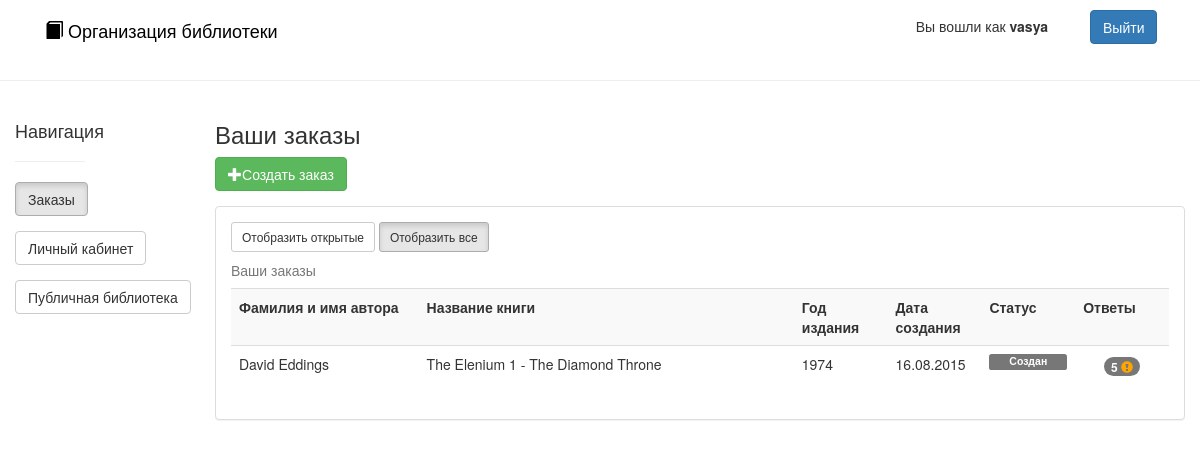
The page /orders (signed in) on the database its author committed.
### app/models/User.py (models this page shows, shortened)
class User(db.Model, UserMixin):
    login = db.Column('login', db.String(30), primary_key=True, nullable=False)
    password = db.Column('password', db.String(30), nullable=False)
    email = db.Column('email', db.String(100), nullable=False)
    is_admin = db.Column('is_admin', db.Boolean, nullable=False)
    books = db.relationship('Book',
                            secondary=users_books,
                            primaryjoin=(users_books.c.user_login == login),
                            backref=db.backref('users_books', lazy='dynamic'),
                            lazy='dynamic')
    orders = db.relationship('Order')
    @classmethod
    def get(cls, id):
        return cls.query.get(id)

### app/models/Order.py (models this page shows, shortened)
class Order(db.Model):
    id = db.Column('id', db.String(36), primary_key=True, nullable=False)
    author = db.Column('author', db.Integer, nullable=False)
    name = db.Column('name', db.String(300), nullable=False)
    year = db.Column('year', db.Integer, nullable=True)
    create_date = db.Column('create_date', db.DateTime, nullable=False)
    user_login = db.Column(db.String(30), ForeignKey('user.login'), nullable=False)
    user = relationship('User')
    status_id = db.Column(db.Integer, ForeignKey('order_status.id'), nullable=False)
    status = relationship('OrderStatus')
    book_id = db.Column(db.String(36), ForeignKey('book.id'), nullable=True)
    book = relationship('Book')
    comments = relationship('Comment')

### app/models/OrderStatus.py (models this page shows, shortened)
class OrderStatus(db.Model):
    __table_args__ = {'sqlite_autoincrement': True}
    id = db.Column('id', db.Integer, primary_key=True, nullable=False)
    status = db.Column('status', db.String(50), nullable=False)

### app/controllers/OrdersController.py (the view)
@app.route("/orders", methods=['GET', 'POST'])
@login_required
def orders():
    if request.method == 'GET':
        ods = current_user.orders
        return render_template('order/orders.html', orders=ods, any_comments=any_comments)

### app/controllers/LoginController.py (called while the page is built)
@login_manager.user_loader
def load_user(lgn):
    return User.get(lgn)

### app/controllers/OrdersController.py (called while the page is built)
def any_comments(o):
    return any([c.unread for c in o.comments])

### templates/order/orders.html (shortened to what this page needs)
{% extends "layout.html" %}
{% block body %}
<div class="container col-md-1">
    <h4  style="margin-top: 20px;">Навигация</h4>
    <hr>
    <div class="form-group">
        <a type="text" class="btn btn-default active" href=" {{ url_for('orders') }}">Заказы</a>
    </div>
    <div class="form-group">
        <a type="text" class="btn btn-default" href="{{ url_for('main') }}">Личный кабинет</a>
    </div>
   <div class="form-group">
        <a type="text" class="btn btn-default" href="{{ url_for('public') }}">Публичная библиотека</a>
    </div>
</div>
<div class="container col-md-10 col-md-offset-1">
    <h3>Ваши заказы</h3>
     <div class="form-group">
        <a type="text" class="btn btn-success" href=" {{ url_for('order_create') }}"> <span class="glyphicon glyphicon-plus" aria-hidden="true"></span>Создать заказ</a>
    </div>
    <div class="panel panel-default">
            <div class="panel-body">
                <a type="text" class="btn btn-sm btn-default" id="display-open">Отобразить открытые</a>
                <a type="text" class="btn btn-sm btn-default active" id="display-all">Отобразить все</a>
                <table class="table table-striped" id="orders" >
                    <caption>Ваши заказы</caption>
                    <tr>
                        <th width="20%">Фамилия и имя автора</th>
                        <th width="40%">Название книги</th>
                        <th width="10%">Год издания</th>
                        <th width="10%">Дата создания</th>
                        <th width="10%">Статус</th>
                        <th width="10%">Ответы</th>
                    </tr>
                    {% for o in orders %}
                    <tr {% if o.status.id > 1 %} resolved {% endif %}>
                        <td>{{ o.author }}</td>
                        <td>{{ o.name }}</td>
                        <td>{{ o.year }}</td>
                        <td>{{ o.create_date.strftime('%d.%m.%Y') }}</td>
                        <td>
                            <span class="label
                                {% if o.status.id == 0 %}
                                    label-default
                                {% elif o.status.id == 1 %}
                                    label-info
                                {% elif o.status.id == 2 %}
                                    label-success
                                {% elif o.status.id == 3 %}
                                    label-danger
                                {% endif %}
                                 col-md-12">
                                {{ o.status.status }}
                            </span>
                        </td>
                        <td align="center">
                            <a href="{{ url_for('order', order_id=o.id) }}">
                                <span class="badge">
                                    {{ o.comments.__len__() if o.comments else 0 }}
                                    {% if any_comments(o) %}
                                    <span class="glyphicon glyphicon-exclamation-sign" style="color: orange;"></span>
                                    {% endif %}
                                </span>
                            </a></td>
                    </tr>
                    {% endfor %}
                </table>
            </div>
    </div>
</div>
{% endblock %}

### templates/layout.html (shortened to what this page needs)
<!DOCTYPE html>
<head>
    <link href="/static/css/bootstrap.min.css" rel="stylesheet">
</head>
<body>
    <header class="navbar navbar-static-top" style="margin-top: 10px;">
        <div class="container">
            <div class="col-md-8">
                <a href="{{ url_for('main') }}" style="color:black; text-decoration: none;">
                    <h4><span class="glyphicon glyphicon-book" aria-hidden="true"></span> Организация библиотеки</h4>
                </a>
            </div>
            {% if current_user.is_authenticated() %}
            <div class="col-md-3 text-right">
                <a class="btn btn-default"
                    style="border: none;">Вы вошли как <b>{{ current_user.login }}</b>
                </a>
            </div>
            <div class="col-md-1">
                <a class="btn btn-primary" href=" {{ url_for('logout') }}">Выйти</a>
            </div>
            {% endif %}
        </div>
    </header>
    <hr>
    {% block body %}{% endblock %}
</body>
</html>

### rows shown on the page
User: login "vasya"
Order: author "David Eddings", name "The Elenium 1 - The Diamond Throne", year "1974", create_date "16.08.2015", status.status "Создан", comments "5"
